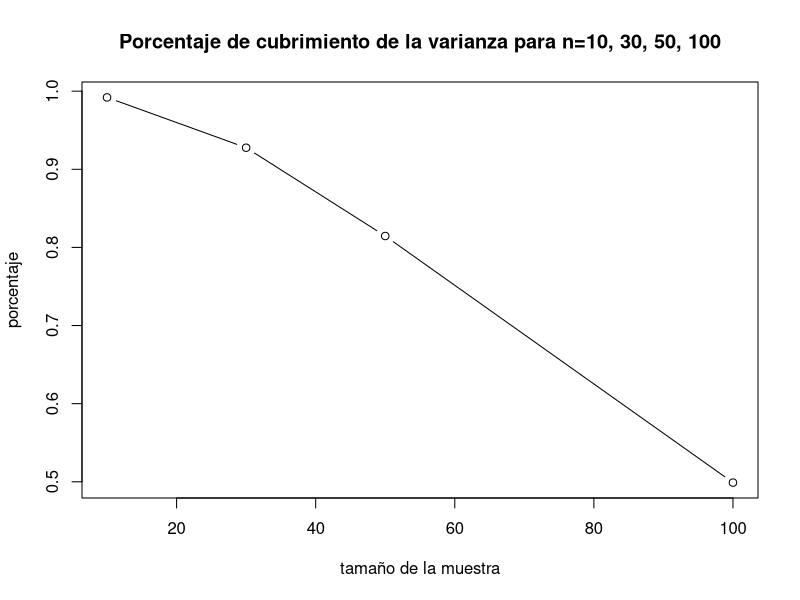
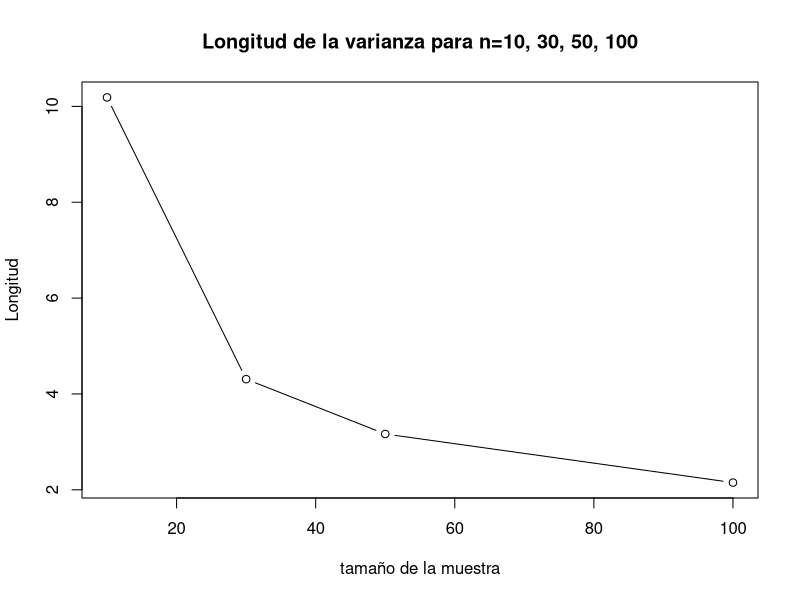

Generate these figures, in order, with R:
### Para la Varianza ###

B <- 5000 ## número de experimentos
mu <- 5
sd <- 1
coeficiente<- 0.95
alpha <- 1-coeficiente

#---Para n=10---#
n1 <- 10 ## tamaño de muestra

muestras1 <- replicate(B, rchisq(n1, mu, sd))

calcula.el.intervalo1 <- function(columna) {
  
  m1 <- muestras1[, columna]
  
  lim.inf1 <- (n1-1)*(sd(m1)) / qchisq(1-alpha/2,n1-1)
  lim.sup1 <- (n1-1)*(sd(m1)) / qchisq(alpha/2,n1-1)
  
  c(lim.inf1, lim.sup1)
}

#Cálculo de los nuevos intervalos#
c1=0
mis.intervalos1 <- matrix(rep(0, 10000), nrow = 2) ## matriz de ceros

for(i in 1:5000) {
  mis.intervalos1[,i] <- calcula.el.intervalo1(i)
  if (mis.intervalos1[1, i] <= mu && mis.intervalos1[2, i] >= mu){
    c1= c1+1
  }
  else{
    c1=c1
  }
}

Porcentaje1 <- c1/5000 #Proporcion de intervalos que atrapan al parametro

longitud1 <- numeric(length = B)
for (i in 1:B){
  longitud1[i]=(mis.intervalos1[2,i]-mis.intervalos1[1,i])
  longitudpro1=sum(longitud1)/B
}

#---Para n=30---#
n2 <- 30 ## tamaño de muestra

muestras2 <- replicate(B, rchisq(n2, mu, sd))

calcula.el.intervalo2 <- function(columna) {
  
  m2 <- muestras2[, columna]
  
  lim.inf2 <- (n2-1)*(sd(m2)) / qchisq(1-alpha/2,n2-1)
  lim.sup2 <- (n2-1)*(sd(m2)) / qchisq(alpha/2,n2-1)
  
  c(lim.inf2, lim.sup2)
}

#Cálculo de los nuevos intervalos#
c2=0
mis.intervalos2 <- matrix(rep(0, 10000), nrow = 2) ## matriz de ceros

for(i in 1:5000) {
  mis.intervalos2[,i] <- calcula.el.intervalo2(i)
  if (mis.intervalos2[1, i] <= mu && mis.intervalos2[2, i] >= mu){
    c2= c2+1
  }
  else{
    c2=c2
  }
}

Porcentaje2 <- c2/5000 #Proporcion de intervalos que atrapan al parametro

longitud2 <- numeric(length = B)
for (i in 1:B){
  longitud2[i]=(mis.intervalos2[2,i]-mis.intervalos2[1,i])
  longitudpro2=sum(longitud2)/B
}

#---Para n=50---#
n3 <- 50 ## tamaño de muestra

muestras3 <- replicate(B, rchisq(n3, mu, sd))

calcula.el.intervalo3 <- function(columna) {
  
  m3 <- muestras3[, columna]
  
  lim.inf3 <- (n3-1)*(sd(m3)) / qchisq(1-alpha/2,n3-1)
  lim.sup3 <- (n3-1)*(sd(m3)) / qchisq(alpha/2,n3-1)
  
  c(lim.inf3, lim.sup3)
}

#Cálculo de los nuevos intervalos#
c3=0
mis.intervalos3 <- matrix(rep(0, 10000), nrow = 2) ## matriz de ceros

for(i in 1:5000) {
  mis.intervalos3[,i] <- calcula.el.intervalo3(i)
  if (mis.intervalos3[1, i] <= mu && mis.intervalos3[2, i] >= mu){
    c3= c3+1
  }
  else{
    c3=c3
  }
}

Porcentaje3 <- c3/5000 #Proporcion de intervalos que atrapan al parametro

longitud3 <- numeric(length = B)
for (i in 1:B){
  longitud3[i]=(mis.intervalos3[2,i]-mis.intervalos3[1,i])
  longitudpro3=sum(longitud3)/B
}

#---Para n=100---#
n4 <- 100 ## tamaño de muestra

muestras4 <- replicate(B, rchisq(n4, mu, sd))

calcula.el.intervalo4 <- function(columna) {
  
  m4 <- muestras4[, columna]
  
  lim.inf4 <- (n4-1)*(sd(m4)) / qchisq(1-alpha/2,n4-1)
  lim.sup4 <- (n4-1)*(sd(m4)) / qchisq(alpha/2,n4-1)
  
  c(lim.inf4, lim.sup4)
}

#Cálculo de los nuevos intervalos#
c4=0
mis.intervalos4 <- matrix(rep(0, 10000), nrow = 2) ## matriz de ceros

for(i in 1:5000) {
  mis.intervalos4[,i] <- calcula.el.intervalo4(i)
  if (mis.intervalos4[1, i] <= mu && mis.intervalos4[2, i] >= mu){
    c4= c4+1
  }
  else{
    c4=c4
  }
}

Porcentaje4 <- c4/5000 #Proporcion de intervalos que atrapan al parametro

longitud4 <- numeric(length = B)
for (i in 1:B){
  longitud4[i]=(mis.intervalos4[2,i]-mis.intervalos4[1,i])
  longitudpro4=sum(longitud4)/B
}

tabla_cv<-c(Porcentaje1,Porcentaje2,Porcentaje3,Porcentaje4)
tabla_sd<-c(longitudpro1,longitudpro2,longitudpro3,longitudpro4)
tabla_cs<-c(n1,n2,n3,n4)

### Graficos ###
plot(tabla_cs, tabla_cv, type="b", main="Porcentaje de cubrimiento de la varianza para n=10, 30, 50, 100", 
     xlab="tamaño de la muestra", ylab="porcentaje")
plot(tabla_cs, tabla_sd, type="b", main="Longitud de la varianza para n=10, 30, 50, 100", 
     xlab="tamaño de la muestra", ylab="Longitud")

